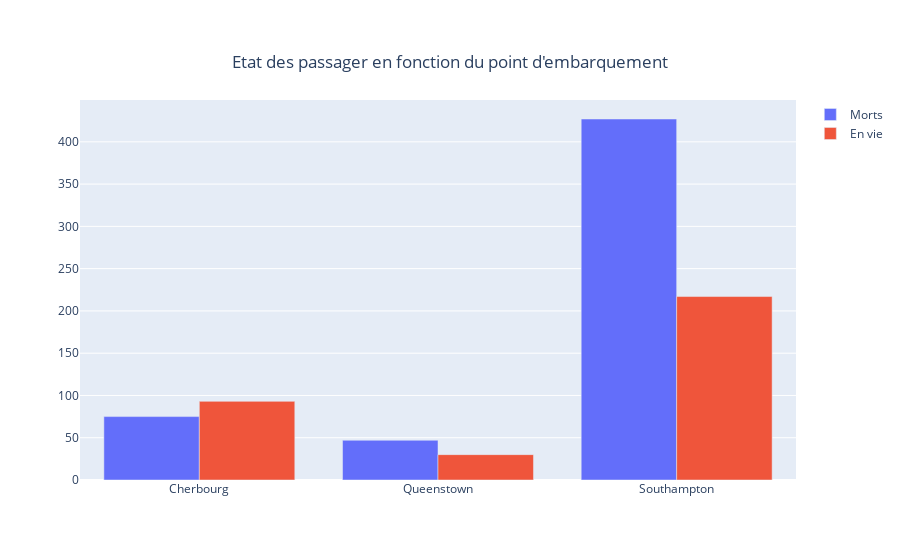

Notebook code for this chart:
### Code cell
labels1 = train.Embarked[train.Survived == 0].groupby(train.Embarked).count().index
labels2 = train.Embarked[train.Survived == 1].groupby(train.Embarked).count().index
values1 = train.Embarked[train.Survived == 0].groupby(train.Embarked).count().values
values2 = train.Embarked[train.Survived == 1].groupby(train.Embarked).count().values

fig3 = go.Figure(data=[
    go.Bar(name='Morts', x=legend_embarked(labels1), y=values1),
    go.Bar(name='En vie', x=legend_embarked(labels2), y=values2)
])

title = "Etat des passager en fonction du point d'embarquement"
# Change the bar mode
fig3.update_layout(title={'text' : title, 'y':0.9, 'x':0.5, 'xanchor': 'center', 'yanchor': 'top'}, barmode='group')
fig3.show()

### Figure 1 — Plotly figure (JSON) as saved in the notebook; plotly's stock layout.template omitted (floating-point values rounded to 4 significant figures)
{"data": [{"name": "Morts", "type": "bar", "x": ["Cherbourg", "Queenstown", "Southampton"], "y": [75, 47, 427]}, {"name": "En vie", "type": "bar", "x": ["Cherbourg", "Queenstown", "Southampton"], "y": [93, 30, 217]}], "layout": {"barmode": "group", "title": {"text": "Etat des passager en fonction du point d'embarquement", "x": 0.5, "xanchor": "center", "y": 0.9, "yanchor": "top"}}}
